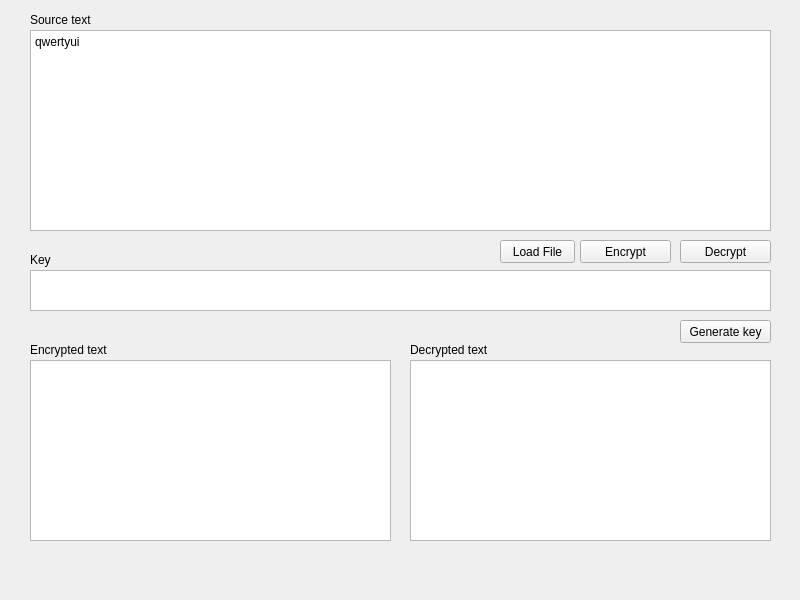
<?xml version="1.0" encoding="UTF-8"?>
<ui version="4.0">
 <class>MainWindow</class>
 <widget class="QMainWindow" name="MainWindow">
  <property name="geometry">
   <rect>
    <x>0</x>
    <y>0</y>
    <width>800</width>
    <height>600</height>
   </rect>
  </property>
  <property name="acceptDrops">
   <bool>false</bool>
  </property>
  <property name="windowTitle">
   <string>MainWindow</string>
  </property>
  <widget class="QWidget" name="centralWidget">
   <widget class="QPlainTextEdit" name="decryptedTextEdit">
    <property name="enabled">
     <bool>true</bool>
    </property>
    <property name="geometry">
     <rect>
      <x>410</x>
      <y>360</y>
      <width>361</width>
      <height>181</height>
     </rect>
    </property>
    <property name="acceptDrops">
     <bool>false</bool>
    </property>
    <property name="readOnly">
     <bool>true</bool>
    </property>
    <property name="plainText">
     <string/>
    </property>
    <property name="backgroundVisible">
     <bool>false</bool>
    </property>
    <property name="centerOnScroll">
     <bool>false</bool>
    </property>
   </widget>
   <widget class="QPlainTextEdit" name="encryptedTextEdit">
    <property name="geometry">
     <rect>
      <x>30</x>
      <y>360</y>
      <width>361</width>
      <height>181</height>
     </rect>
    </property>
    <property name="acceptDrops">
     <bool>false</bool>
    </property>
    <property name="readOnly">
     <bool>true</bool>
    </property>
   </widget>
   <widget class="QPushButton" name="encryptButton">
    <property name="geometry">
     <rect>
      <x>580</x>
      <y>240</y>
      <width>91</width>
      <height>23</height>
     </rect>
    </property>
    <property name="text">
     <string>Encrypt</string>
    </property>
   </widget>
   <widget class="QPlainTextEdit" name="keyTextEdit">
    <property name="geometry">
     <rect>
      <x>30</x>
      <y>270</y>
      <width>741</width>
      <height>41</height>
     </rect>
    </property>
    <property name="readOnly">
     <bool>false</bool>
    </property>
   </widget>
   <widget class="QLabel" name="label">
    <property name="geometry">
     <rect>
      <x>30</x>
      <y>340</y>
      <width>81</width>
      <height>20</height>
     </rect>
    </property>
    <property name="text">
     <string>Encrypted text</string>
    </property>
   </widget>
   <widget class="QLabel" name="label_2">
    <property name="geometry">
     <rect>
      <x>30</x>
      <y>250</y>
      <width>81</width>
      <height>20</height>
     </rect>
    </property>
    <property name="text">
     <string>Key</string>
    </property>
   </widget>
   <widget class="QLabel" name="label_3">
    <property name="geometry">
     <rect>
      <x>410</x>
      <y>340</y>
      <width>81</width>
      <height>20</height>
     </rect>
    </property>
    <property name="text">
     <string>Decrypted text</string>
    </property>
   </widget>
   <widget class="QPushButton" name="decryptButton">
    <property name="geometry">
     <rect>
      <x>680</x>
      <y>240</y>
      <width>91</width>
      <height>23</height>
     </rect>
    </property>
    <property name="text">
     <string>Decrypt</string>
    </property>
   </widget>
   <widget class="QPushButton" name="generateKeyButton">
    <property name="geometry">
     <rect>
      <x>680</x>
      <y>320</y>
      <width>91</width>
      <height>23</height>
     </rect>
    </property>
    <property name="text">
     <string>Generate key</string>
    </property>
   </widget>
   <widget class="QPlainTextEdit" name="sourceTextEdit">
    <property name="geometry">
     <rect>
      <x>30</x>
      <y>30</y>
      <width>741</width>
      <height>201</height>
     </rect>
    </property>
    <property name="plainText">
     <string>qwertyui</string>
    </property>
   </widget>
   <widget class="QLabel" name="label_4">
    <property name="geometry">
     <rect>
      <x>30</x>
      <y>10</y>
      <width>81</width>
      <height>20</height>
     </rect>
    </property>
    <property name="text">
     <string>Source text</string>
    </property>
   </widget>
   <widget class="QPushButton" name="loadFileButton">
    <property name="geometry">
     <rect>
      <x>500</x>
      <y>240</y>
      <width>75</width>
      <height>23</height>
     </rect>
    </property>
    <property name="text">
     <string>Load File</string>
    </property>
   </widget>
  </widget>
 </widget>
 <layoutdefault spacing="6" margin="11"/>
 <resources/>
 <connections/>
</ui>
